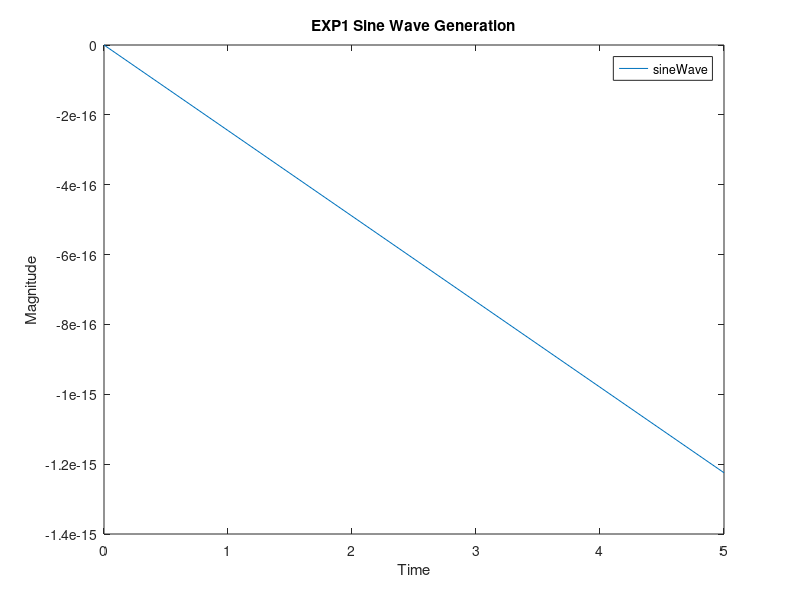

This chart was generated by the following MATLAB code:
% GENERATION OF SINUSOIDIAL WAVEFROM USING RECURSIVE DIFFERENCE EQUATIONS
% SINE WAVE


F = input('Enter the Signal Frequency');
Fs = input('Enter Sampling Frequency');
Wo = (2*pi*F)/Fs;
a = [0 sin(Wo)];
b = [1 -2*cos(Wo) 1];
T = input('Duration over which signal is to be plotted');
n = 0:T/Fs:T;
x = [1 zeros(1,length(n)-1)];
y=filter(a,b,x);
plot(n,y);
title("EXP1 Sine Wave Generation");
legend('sineWave');
xlabel('Time');
ylabel('Magnitude');

% Sample Input
%   signalFreq = 5
%   samplingFreq = 200
%   signalDuration = 1